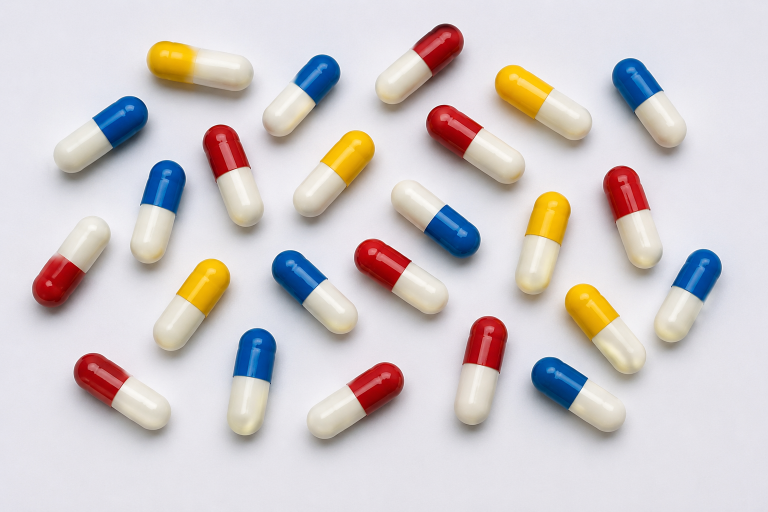
#> input picture opencv_study/images/pill.png, 1536 x 1024 px, found by its file name (shown at 1/2 size)
$ python opencv_hsv_pill.py
#> lines starting #> are read from the running program, lines starting #| are printed output that depends on the picture; after the words box and inside, x2 and y2 are one past the last pixel; in counts of white or black regions, pixels touching at a corner belong together

import cv2
import numpy as np

img = cv2.imread("opencv_study/images/pill.png")
#> img is the input picture: shape (1024, 1536, 3); mean B, G, R 204.3, 203.2, 209.6

img = cv2.resize(img, (640,480))
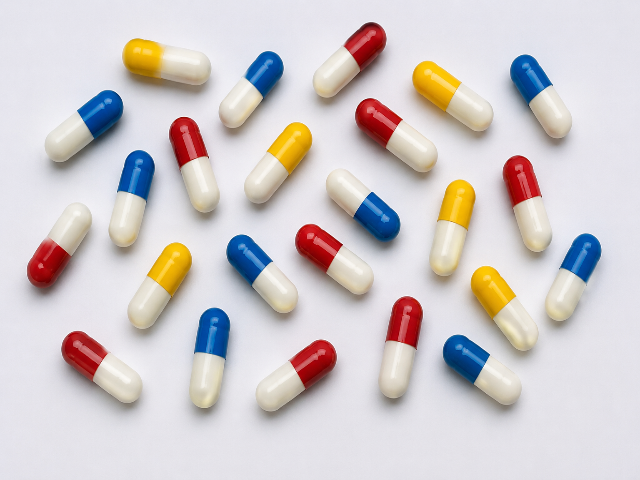
#> img: shape (480, 640, 3); mean B, G, R 204.2, 203.1, 209.5

hsv = cv2.cvtColor( img, cv2.COLOR_BGR2HSV)
#> hsv: shape (480, 640, 3); mean H, S, V 104.2, 34.2, 218.7

lower_red1 = np.array( [0,100,100] )
up_red1 = np.array( [10,255,255] )

lower_red2 = np.array( [170,100,100] )
up_red2 = np.array([179,255,255])

mask1 = cv2.inRange(hsv, lower_red1, up_red1)
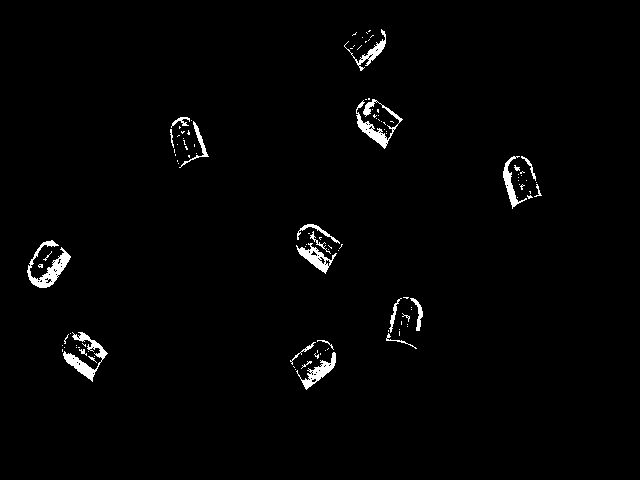
#> mask1: shape (480, 640); 1.6% white; 113 white regions (91 under 20 px), largest, box (x1, y1, x2, y2) and area: (27, 240, 71, 288) 710, (63, 332, 108, 382) 641, (356, 99, 403, 149) 633
mask2 = cv2.inRange(hsv, lower_red2, up_red2)
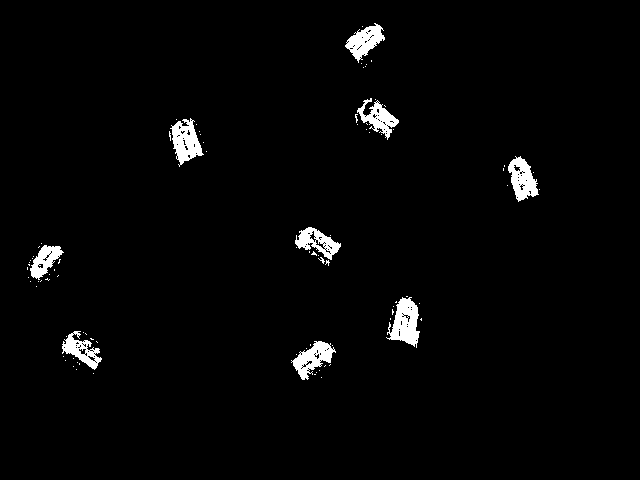
#> mask2: shape (480, 640); 2.3% white; 91 white regions (82 under 20 px), largest, box (x1, y1, x2, y2) and area: (386, 297, 420, 348) 993, (170, 118, 204, 167) 878, (508, 156, 539, 202) 806

mask = mask1+mask2
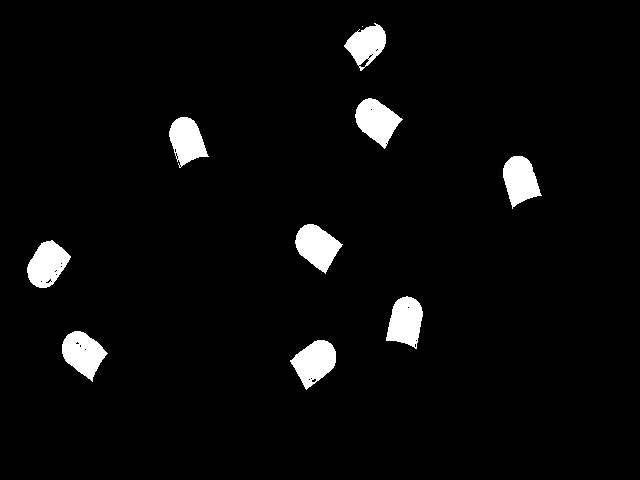
#> mask: shape (480, 640); 3.9% white; 10 white regions (1 under 20 px)
result = cv2.bitwise_and(img,img,mask=mask)
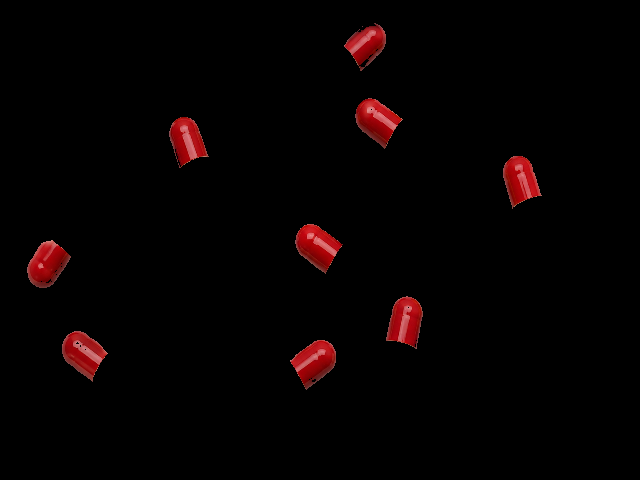
#> result: shape (480, 640, 3); mean B, G, R 1.4, 1.3, 6.4
#이미지에서 빨간색을 찾아 바운딩박스 (표시하기)
contours,_ = cv2.findContours(
    mask,cv2.RETR_EXTERNAL,cv2.CHAIN_APPROX_SIMPLE
)
#> contours = 10 contours, 1 with area under 20; largest, box (x1, y1, x2, y2) and area: (295, 224, 343, 274) 1345, (290, 340, 336, 390) 1340, (355, 98, 403, 149) 1334, (62, 331, 108, 382) 1326, (27, 240, 71, 288) 1312
box = img.copy()
for cnt in contours:
    area = cv2.contourArea(cnt)
    if area <2400 : continue
    x,y,w,h = cv2.boundingRect(cnt)
    cv2.rectangle(
        box,(x,y),(x+w,y+h),(0,255,0),3
    )
#> this loop made 10 passes
#> area on passes 1, 2, 3, 4, 5, 6, 7, 8, 10: 1339.5, 1325.5, 1296.5, 1311.5, 1345, 1250.5, 1200, 1333.5, 1103.5

cv2.imshow("original", img)
cv2.imshow("hsv",hsv)
cv2.imshow("result", result)
cv2.imshow("box", box)


cv2.waitKey(0)
cv2.destroyAllWindows()
